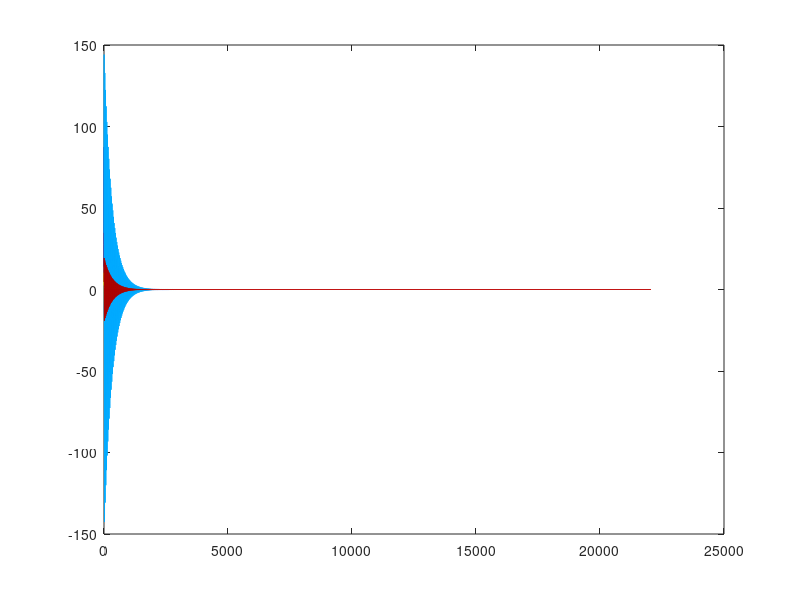

The MATLAB script that drew this image:
% test script for generating sound for cube collision
%

% sample duration
duration = 0.5;

% sampling frequency
fq = 44100;
dt = 1/fq;

% spring constant
%   k = (Young's Modulus) * (thickness);
% Young's Modulus for steel
Y = 200; 
% TODO: what thickness to use?
thickness = 0.01;

k = Y * thickness;


% mass of particles
%   m = density * thickness * area
% for now just assume homogenous object
% density for steel is 7.85 g/cm^3
mass = 0.785 * 3 * thickness;

% fluid damping constant (must be negative?)
%gamma = .1;
gamma = 0.00001;

% viscoelastic damping constant (must be negative?)
%n_eta = .1;
n_eta = 0.1;

% vertices
vert = [ -1 -1  1;  ... p111
         -1 -1 -1;  ... p211
          1 -1 -1;  ... p221
          1 -1  1;  ... p121
          -1 -1  1;  ... p111
         -1  1  1;  ... p112
         -1  1 -1;  ... p212
          1  1 -1; ... p222
          1  1  1;  ... p122
         -1  1  1];  ... p112
vert2 = [ 1  1 -1; ... p222
          1 -1 -1;  ... p221
          1 -1 1; ...
          1  1 1; ...
          1  1 -1; ...
          -1  1 -1; ...
          -1  -1 -1]; ...

 
% edges
%{
edges = [ 2 3 5;  ...
          4 6;    ...
          4 7;    ...
          8;      ...
          6 7;    ...
          8;      ...
          8]; 
%}

% number of vertices
%n = size(vert,1);
%n = 8;
%n = 3;
n = 4;

% K matrix (elastic force matrix)
%   TODO: this is only the 1D case (should be 3nx3n)
%K = [ 0 1 1 0 1 0 0 0 ; ...
%      0 0 0 1 0 1 0 0 ; ...
%      0 0 0 1 0 0 1 0 ; ...
%      0 0 0 0 0 0 0 1 ; ...
%      0 0 0 0 0 1 1 0 ; ...
%      0 0 0 0 0 0 0 1 ; ...
%      0 0 0 0 0 0 0 1 ; ...
%      0 0 0 0 0 0 0 0 ];
  
% reconstructed K to have += -k on diagonal for every math on col and row
% K = [ -3 1 1 0 1 0 0 0 ; ...
%       0 -3 0 1 0 1 0 0 ; ...
%       0 0 -3 1 0 0 1 0 ; ...
%       0 0 0 -3 0 0 0 1 ; ...
%       0 0 0 0 -3 1 1 0 ; ...
%       0 0 0 0 0 -3 0 1 ; ...
%       0 0 0 0 0 0 -3 1 ; ...
%       0 0 0 0 0 0 0 -3 ];
%   
% K = K + K'; % making symmetric matrix
% K = [ K, zeros(n), zeros(n); ...
%       zeros(n), K, zeros(n); ...
%       zeros(n), zeros(n), K];
% %K = k*K*K';
% K = -1 * k * K;

%test tetrahedral
% K = [ 0 1 1 1; ...
%      1 0 1 1; ...
%      1 1 0 1; ...
%      1 1 1 0];

% following diagonal += -k
K = [-6 1 1 1; ...
     1 -6 1 1; ...
     1 1 -6 1; ...
     1 1 1 -6];
K = [K, zeros(n), zeros(n); ...
    zeros(n), K, zeros(n); ... 
    zeros(n), zeros(n), K];
K = -1 * k*K;

%test one triangle mesh
% K = [ -4 1 1; ...
%      1 -4 1; ...
%      1 1 -4];
% K = [ K, zeros(n), zeros(n); ...
%      zeros(n), K, zeros(n); ...
%      zeros(n), zeros(n), K];
% K = -1 *k*K;

% diagonalize K
[G D] = eig(K);
lambda = diag(D);
Ginv = inv(G);
% force positive eigen values // nope C:
%lambda = abs(lambda);

% mass matrix
M = mass .* eye(3*n);
m = diag(M);

% construct w vector
%   w_i = (-(gamma*lambda_i + n) +/- sqrt((gamma*lamba_i + n)^2 - 4*lambda_i))/2
t1 = -(gamma .* lambda + n_eta);
t2 = sqrt((gamma.*lambda + n_eta).^2 - 4.*lambda);
w_plus = (t1 + t2)./2.0;
w_minus = (t1 - t2)./2.0;

% intialize constant terms to 0;
c = zeros(3*n,1);

% force/impulse vector
%   This is given from collisions
f = zeros(3*n,1);
f(1) = 1;

% compute transformed impulse
g = Ginv * f;

% time of impact/collision
t0 = 0;

% update constants
c = c + g./((m .* (w_plus - w_minus)) .* exp(w_plus * t0));
c_bar = conj(c);


% derive mode amplitude from the mode velocity
%   amplitude is related to the particle vecolicty which 
%   is linearly related to the mode velocity
% dz/dt = c * w_plus * exp(w_plus * t) + c_bar * w_minus * exp(w_minus * t)
mode_vel = @(t) c .* w_plus .* exp(w_plus .* t) + c_bar .* w_minus .* exp(w_minus .* t);


% initialize current time
t = 0;

% TODO: should there be some amplitude scaling factor? 
%         the relation between mode vel and particle
a = mode_vel(0);


nmode = length(lambda);
nsample = fq*duration;
mode_resp = zeros([nmode, nsample]);
for ind = 1:fq*duration
  % actual time
  %t = dt*ind
  t = pi/100*ind;
  % compute amplitude
  v = mode_vel(t);
  % compute sample for each mode
  %mode_resp(:,ind) = v .* (c .* exp(w_plus*t) + c_bar .* exp(w_minus * t));
  mode_resp(:,ind) = v .* (c .* exp(w_plus .* t) + c_bar .* exp(w_minus .* t));
end

% aggregate mode responses
sample = sum(mode_resp,1);


%% for test purposes
c1 = c(1);
c1_bar = c_bar(1);
g1 = g(1);
m1 = m(1);
wp1 = w_plus(1);
wm1 = w_minus(1);
v1 = c1 * wp1 * exp(wp1 * t) + c1_bar * wm1 * exp(wm1 * t);



nmodes = size(mode_resp,1);
c = jet(nmodes);
figure;
set(gcf, 'Color', 'w');
modenames = {};
for ind = 1:nmodes
  modenames{ind} = sprintf('mode %d', ind);
  plot(mode_resp(ind,:), 'Color', c(ind,:));
  hold on;
end

%legend(modenames);

